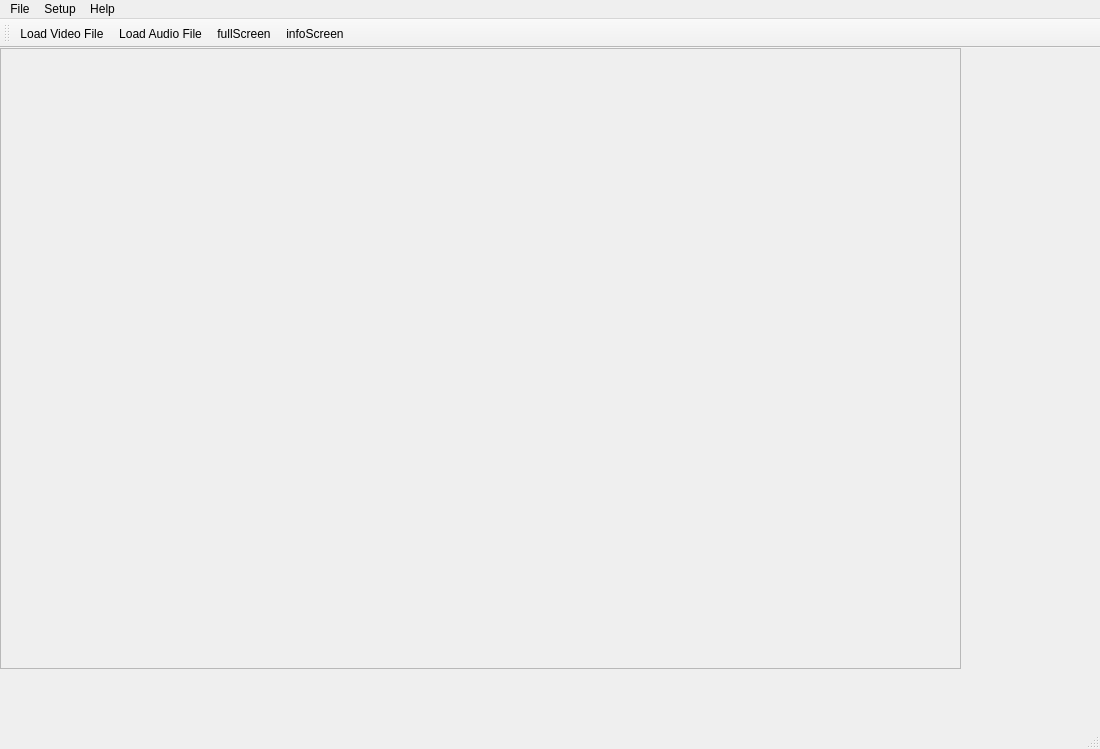
<?xml version="1.0" encoding="UTF-8"?>
<ui version="4.0">
 <class>MainWindow</class>
 <widget class="QMainWindow" name="MainWindow">
  <property name="geometry">
   <rect>
    <x>0</x>
    <y>0</y>
    <width>1100</width>
    <height>749</height>
   </rect>
  </property>
  <property name="sizePolicy">
   <sizepolicy hsizetype="Preferred" vsizetype="Preferred">
    <horstretch>0</horstretch>
    <verstretch>0</verstretch>
   </sizepolicy>
  </property>
  <property name="windowTitle">
   <string>CHPlayer</string>
  </property>
  <property name="windowIcon">
   <iconset resource="Resources.qrc">
    <normaloff>:/resources/Icon.jpg</normaloff>:/resources/Icon.jpg</iconset>
  </property>
  <property name="statusTip">
   <string/>
  </property>
  <property name="layoutDirection">
   <enum>Qt::LeftToRight</enum>
  </property>
  <property name="autoFillBackground">
   <bool>false</bool>
  </property>
  <property name="locale">
   <locale language="English" country="Europe"/>
  </property>
  <property name="tabShape">
   <enum>QTabWidget::Triangular</enum>
  </property>
  <widget class="QWidget" name="centralwidget">
   <property name="sizePolicy">
    <sizepolicy hsizetype="Preferred" vsizetype="Preferred">
     <horstretch>0</horstretch>
     <verstretch>0</verstretch>
    </sizepolicy>
   </property>
   <widget class="QFrame" name="videoFrame">
    <property name="geometry">
     <rect>
      <x>0</x>
      <y>0</y>
      <width>961</width>
      <height>621</height>
     </rect>
    </property>
    <property name="frameShape">
     <enum>QFrame::StyledPanel</enum>
    </property>
    <property name="frameShadow">
     <enum>QFrame::Raised</enum>
    </property>
   </widget>
  </widget>
  <widget class="QMenuBar" name="menubar">
   <property name="geometry">
    <rect>
     <x>0</x>
     <y>0</y>
     <width>1100</width>
     <height>20</height>
    </rect>
   </property>
   <widget class="QMenu" name="menuFile">
    <property name="title">
     <string>File</string>
    </property>
    <addaction name="actionLoad_Video_File"/>
    <addaction name="actionLoad_Audio_File"/>
    <addaction name="separator"/>
    <addaction name="actionExit"/>
   </widget>
   <widget class="QMenu" name="menuAbout">
    <property name="title">
     <string>Setup</string>
    </property>
    <addaction name="actionAudio_Output"/>
   </widget>
   <widget class="QMenu" name="menuHelp">
    <property name="title">
     <string>Help</string>
    </property>
    <addaction name="actionAbout"/>
   </widget>
   <addaction name="menuFile"/>
   <addaction name="menuAbout"/>
   <addaction name="menuHelp"/>
  </widget>
  <widget class="QStatusBar" name="statusbar"/>
  <widget class="QToolBar" name="toolBar">
   <property name="windowTitle">
    <string>toolBar</string>
   </property>
   <attribute name="toolBarArea">
    <enum>TopToolBarArea</enum>
   </attribute>
   <attribute name="toolBarBreak">
    <bool>false</bool>
   </attribute>
   <addaction name="actionLoad_Video_File"/>
   <addaction name="actionLoad_Audio_File"/>
   <addaction name="actionfullScreen"/>
   <addaction name="actioninfoScreen"/>
  </widget>
  <action name="actionLoad_Video_File">
   <property name="icon">
    <iconset theme="video-x-generic"/>
   </property>
   <property name="text">
    <string>Load Video File</string>
   </property>
  </action>
  <action name="actionLoad_Audio_File">
   <property name="icon">
    <iconset theme="audio-card"/>
   </property>
   <property name="text">
    <string>Load Audio File</string>
   </property>
  </action>
  <action name="actionExit">
   <property name="text">
    <string>Exit</string>
   </property>
  </action>
  <action name="actionAbout">
   <property name="text">
    <string>About</string>
   </property>
  </action>
  <action name="actionAudio_Output">
   <property name="text">
    <string>Audio Output</string>
   </property>
  </action>
  <action name="actionfullScreen">
   <property name="icon">
    <iconset theme="view-fullscreen"/>
   </property>
   <property name="text">
    <string>fullScreen</string>
   </property>
   <property name="menuRole">
    <enum>QAction::NoRole</enum>
   </property>
  </action>
  <action name="actioninfoScreen">
   <property name="icon">
    <iconset theme="dialog-information"/>
   </property>
   <property name="text">
    <string>infoScreen</string>
   </property>
   <property name="menuRole">
    <enum>QAction::NoRole</enum>
   </property>
  </action>
 </widget>
 <resources>
  <include location="Resources.qrc"/>
 </resources>
 <connections/>
</ui>
